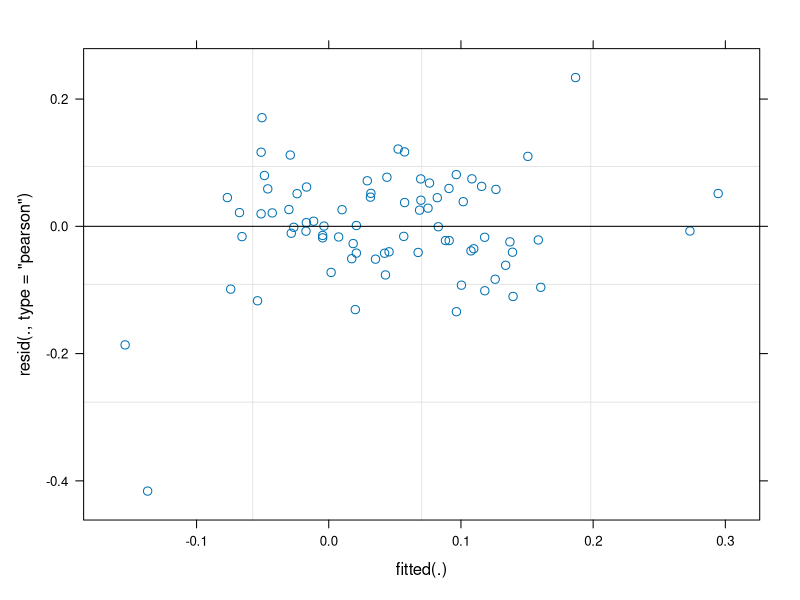
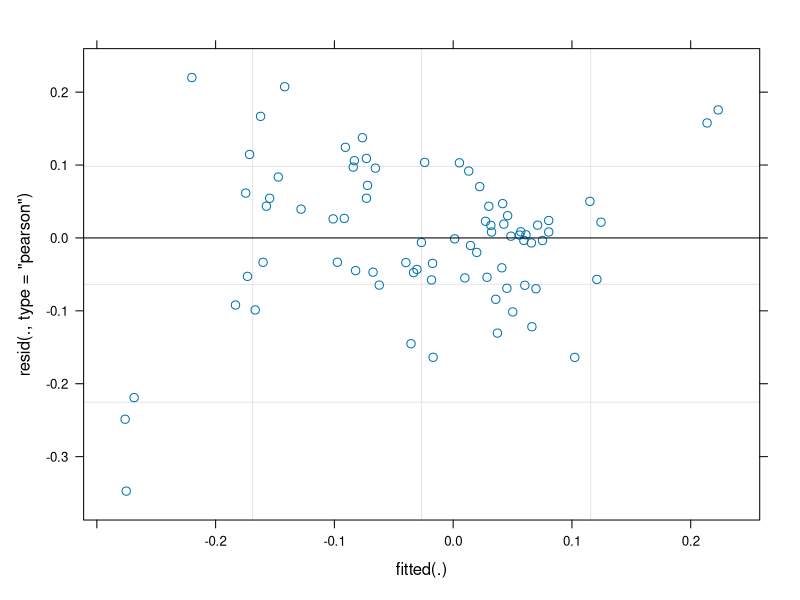
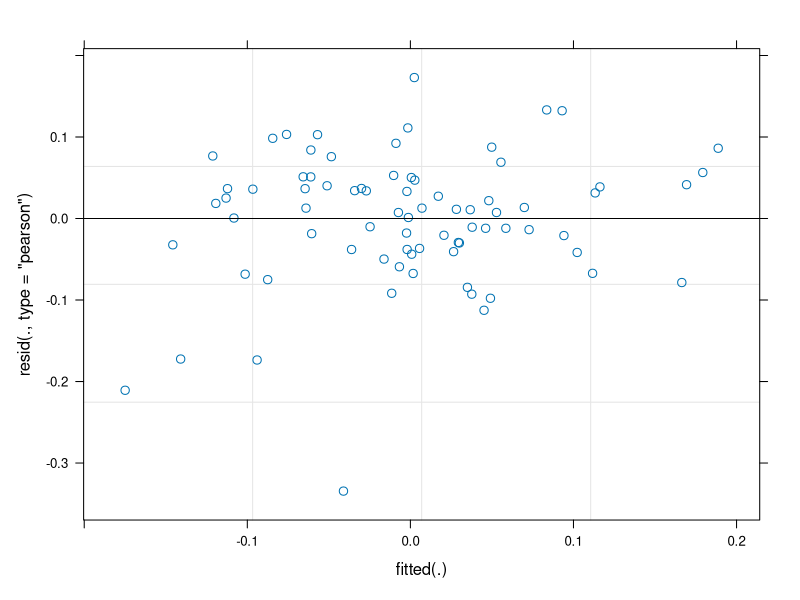

Here is the R script that generated these plots, in order: (Note: this script raises an error after producing the figures.)
#### Humac analysis pre vs. post fifth RT session


## Author: Kristian Lian and Sara Moen

# Purpose: This script plots mean torque per supplement (both through intervention and pre vs. post) results from the ribose project, 
# and analyses the data per test (isometric, isokinetic 60, isokinetic 240) in a linear model.

## Time-points
# D-1: Baseline, before any supplementation or training
# D4, D5, D8 and D9: Day 4, 5, 8 and 9 of the intervention, humac testing of the leg that performed
# RT the preceding day
# T3: Post testing leg #1 (leg that started the intervention). Leg #1 is tested four times at T3/T4:
# Test 1 leg 1: 1.5hrs after protein ingestion, 45min before RT (T3)
# Test 2 leg 1: 30min after RT (T3)
# Test 3 leg 1: 2hrs after RT (T3)
# Test 4 leg 1: ~23hrs after RT (T4)
# Test 1 serve as a post test for the 5 RT sessions and pre test before the sixth session, test 2,
# 3, and 4 serve as post test following sixth session
# T4 and 13 follow the same design for leg #2

## Data
# Date of testing
# Subject
# Test type: isok.60 (isokinetic 60), isok.240 (isokinetic 240), isom (isometric)
# Peak.torque: Highest peak torque from each test
# Leg: left or right leg
# Supplement: glucose or placebo

# Packages
library(readxl)
library(tidyverse)
library(nlme)
library(lme4)
library(broom)
library(knitr)
library(emmeans)
library(ggplot2)
library(ggpubr)
library(scales)


## Data handling

humac <- read_excel("data/results/ribose.humac.xlsx") %>%
        mutate(time = if_else(timepoint == "D-1", 
                              "baseline", 
                              if_else(timepoint %in% c("D4", "D5"), 
                                      "test1", 
                                      if_else(timepoint %in% c("D8", "D9"), 
                                              "test2", 
                                              if_else(timepoint %in% c("T3", "T4") & acute %in% c("rest", "post30min", "post2h"),
                                                      "test3",
                                                      if_else(acute == "post23h", "test4", timepoint)))))) %>%
        mutate(time = factor(time, levels = c("baseline", "test1", "test2", "test3", "test4")), 
               acute = factor(acute, levels = c("rest", "post30min", "post2h", "post23h")), 
               supplement = factor(supplement, levels = c("placebo", "glucose"))) %>%
        print()

rest.dat <- humac %>%
        filter(acute == "rest" ) %>%
        print()

# Figure, exploratory

pos <- position_dodge(width = 0.2)

rest.dat <- humac %>%
        filter(acute == "rest" ) %>%
        print()


## Change data

# Isometric
isom.dat <- rest.dat %>%
        filter(test == "isom") %>%
        print()

change_dat <- isom.dat %>%
        dplyr::select(subject, time, supplement, peak.torque) %>%
        group_by(subject, time, supplement) %>%
        summarise(peak.torque = mean(peak.torque, na.rm = TRUE)) %>%
        pivot_wider(names_from = time, 
                    values_from = peak.torque) %>%
        
        ungroup() %>%
        mutate(change.2 = log(test1)-log(baseline),
               change.3 = log(test2)-log(baseline),
               change.4 = log(test3)-log(baseline),
               baseline = baseline - mean(baseline, na.rm = TRUE),
               supplement = factor(supplement, levels = c("placebo", "glucose"))) %>%
        select(subject, supplement, baseline, change.2, change.3, change.4) %>%
        pivot_longer(names_to = "time",
                     values_to = "change",
                     cols = (change.2:change.4)) %>%
        print()

# Isok.60

isok60.dat <- rest.dat %>%
        filter(test == "isok.60") %>%
        print()

change_dat2 <- isok60.dat %>%
        dplyr::select(subject, time, supplement, peak.torque) %>%
        group_by(subject, time, supplement) %>%
        summarise(peak.torque = mean(peak.torque, na.rm = TRUE)) %>%
        pivot_wider(names_from = time, 
                    values_from = peak.torque) %>%
        
        ungroup() %>%
        mutate(change.2 = log(test1)-log(baseline),
               change.3 = log(test2)-log(baseline),
               change.4 = log(test3)-log(baseline),
               baseline = baseline - mean(baseline, na.rm = TRUE),
               supplement = factor(supplement, levels = c("placebo", "glucose"))) %>%
        select(subject, supplement, baseline, change.2, change.3, change.4) %>%
        pivot_longer(names_to = "time",
                     values_to = "change",
                     cols = (change.2:change.4)) %>%
        print()

## Isok.240

isok240.dat <- rest.dat %>%
        filter(test == "isok.240") %>%
        print()

change_dat3 <- isok240.dat %>%
        dplyr::select(subject, time, supplement, peak.torque) %>%
        group_by(subject, time, supplement) %>%
        summarise(peak.torque = mean(peak.torque, na.rm = TRUE)) %>%
        pivot_wider(names_from = time, 
                    values_from = peak.torque) %>%
        
        ungroup() %>%
        mutate(change.2 = log(test1)-log(baseline),
               change.3 = log(test2)-log(baseline),
               change.4 = log(test3)-log(baseline),
               baseline = baseline - mean(baseline, na.rm = TRUE),
               supplement = factor(supplement, levels = c("placebo", "glucose"))) %>%
        select(subject, supplement, baseline, change.2, change.3, change.4) %>%
        pivot_longer(names_to = "time",
                     values_to = "change",
                     cols = (change.2:change.4)) %>%
        print()

#Average total peak data

#Isom
isom.peak<- humac %>%
        filter(test == "isom") %>%
        print()

isom.peak %>%
        select(subject, time, test, peak.torque, supplement) %>%
        group_by(time, supplement) %>%
        summarise(m =mean(peak.torque),
               s =sd(peak.torque)) %>%
        print()


## Create a model
# This model tries to explain the change by time and supplement, accounting for baseline.
# It produces results on both the time effect and the difference between the groups at any timepoint

# Mean of all subjects 

# Isometric
isok.m1 <- lmerTest::lmer(change ~ 0 + baseline + time + supplement:time + (1|subject),
                     data = change_dat)
plot(isok.m1)

summary(isok.m1)

# Ism.60
ism.m2 <- lmerTest::lmer(change ~ 0 + baseline + time + supplement:time + (1|subject),
                     data = change_dat2)
plot(ism.m2)

summary(ism.m2)


# Isok.240
ism.m3 <- lmerTest::lmer(change ~ 0 + baseline + time + supplement:time + (1|subject),
                     data = change_dat3)
plot(ism.m3)

summary(ism.m3)

### Get estimated means from the model, these are average increase at 
# pre = 0 (the average pre value)
# remember that these are absolute (kg) values (changeble in the mutate function)

# Isometric

confint.m1 <- confint(emmeans(isok.m1, specs = ~"supplement|time")) %>%
        data.frame()

# Isok.60

confint.m2 <- confint(emmeans(ism.m2, specs = ~"supplement|time")) %>%
        data.frame()

# Isok.240

confint.m3 <- confint(emmeans(ism.m3, specs = ~"supplement|time")) %>%
        data.frame()

#emmeans % change

#isometric
m1change <- confint.m1 %>%
        mutate(change.m1 = (exp(emmean) -1)*100) %>%
        print()
#isok.60
m2change <- confint.m2 %>%
        mutate(change.m2 = (exp(emmean) -1)*100) %>%
        print()

#isok.240
m3change <- confint.m3 %>%
        mutate(change.m3 = (exp(emmean) -1)*100) %>%
        print()


## Emmeans figures

# Isom
m1.plot <- m1change %>%
        data.frame() %>%
        add_row(supplement = "placebo", time = "change.1", emmean = 0, SE = 0, df = 0, lower.CL = 0, upper.CL = 0, .before =1) %>%
        add_row(supplement = "glucose", time = "change.1", emmean = 0, SE = 0, df = 0, lower.CL = 0, upper.CL = 0, .before =2) %>%
        ggplot(aes(time, emmean, group = supplement)) +
        geom_errorbar(aes(ymin = lower.CL, ymax = upper.CL),
                      position = pos,
                      width = 0.2) +
        geom_line(position = pos, aes(linetype = supplement)) +
        geom_point(shape = 16, position = pos, size = 3, aes(color = supplement)) +
        scale_x_discrete(labels=c("change.1" = "B", "change.2" = "Test 1", "change.3" = "Test 2",
                                  "change.4" = "Test 3")) +
        labs(x = "", y = "Isometric \n(%log change)\n", fill = "Supplement") +
        theme_classic() +
        theme(axis.text.x = element_text(size=8))

# Isok 60

m2.plot <- m2change %>%
        data.frame() %>%
        add_row(supplement = "placebo", time = "change.1", emmean = 0, SE = 0, df = 0, lower.CL = 0, upper.CL = 0, .before =1) %>%
        add_row(supplement = "glucose", time = "change.1", emmean = 0, SE = 0, df = 0, lower.CL = 0, upper.CL = 0, .before =2) %>%
        ggplot(aes(time, emmean, group = supplement)) +
        geom_errorbar(aes(ymin = lower.CL, ymax = upper.CL),
                      position = pos,
                      width = 0.2) +
        geom_line(position = pos, aes(linetype = supplement)) +
        geom_point(shape = 16, position = pos, size = 3, aes(color = supplement)) +
        scale_x_discrete(labels=c("change.1" = "B", "change.2" = "Test 1", "change.3" = "Test 2",
                                  "change.4" = "Test 3")) +
        labs(x = "", y = "Isokinetic 60 \n(%log change)\n", fill = "Supplement") +
        theme_classic() +
        theme(axis.text.x = element_text(size=8))


# Isok 240

m3.plot <- m3change %>%
        data.frame() %>%
        add_row(supplement = "placebo", time = "change.1", emmean = 0, SE = 0, df = 0, lower.CL = 0, upper.CL = 0, .before =1) %>%
        add_row(supplement = "glucose", time = "change.1", emmean = 0, SE = 0, df = 0, lower.CL = 0, upper.CL = 0, .before =2) %>%
        ggplot(aes(time, emmean, group = supplement)) +
        geom_errorbar(aes(ymin = lower.CL, ymax = upper.CL),
                      position = pos,
                      width = 0.2) +
        geom_line(position = pos, aes(linetype = supplement)) +
        geom_point(shape = 16, position = pos, size = 3, aes(color = supplement)) +
        scale_x_discrete(labels=c("change.1" = "B", "change.2" = "Test 1", "change.3" = "Test 2",
                                  "change.4" = "Test 3")) +
        labs(x = "", y = "Isokinetic 240 \n(%log change)\n", fill = "Supplement",
             labels=c("-0.15" ="15 %", "-0.10" = "10 %", "-0.05" = "5 %",
                      "0" = "0 %", "0.05" = "5 %", "0.10" = "10 %")) +
        theme_classic() +
        theme(axis.text.x = element_text(size=8))

#take all plots into 1 plot, names alphabetically
humacfold <- ggarrange(m2.plot, m3.plot, m1.plot,
                    labels = c("A", "B", "C"),
                    ncol = 2, nrow = 2,
                    align = c("hv"),
                    common.legend = TRUE, legend = "top")

humactimefigure <- annotate_figure(humacfold,
                                 top = text_grob("Isokinetic and isometric time effect", face = "bold"),
                                 fig.lab = "Figure 5", fig.lab.face = "bold")


saveRDS(humactimefigure, "./data/derdata/analysis_training/humactimefig.RDS")
